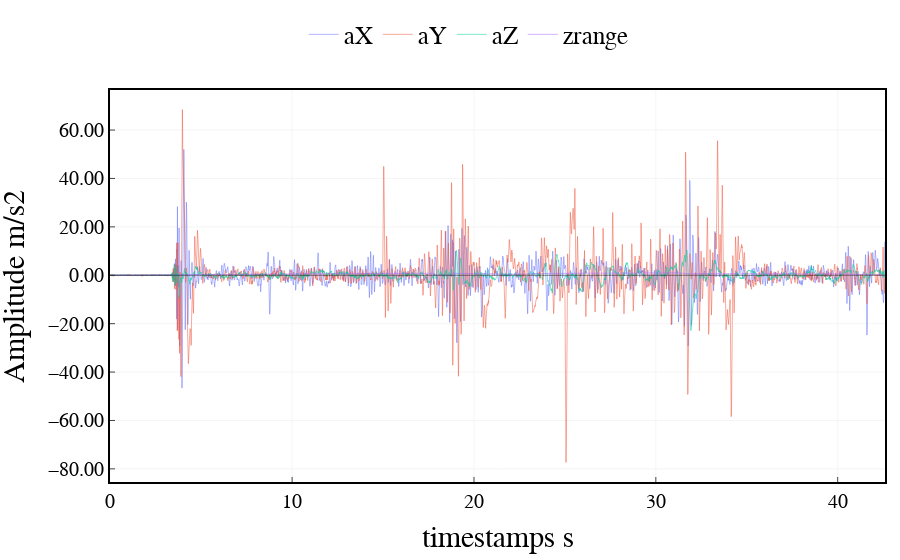

Write notebook code for a chart like this one.
### Code cell
import scipy.signal as signal_p

# Define filter parameters
fs = 100  # Sampling frequency
fc = 4  # Cutoff frequency
order = 6  # Filter order



# Create low-pass Butterworth filter
b, a = signal_p.butter(order, fc / (fs / 2), btype='low')

# Apply filter to signal data
signalf = signal_p.filtfilt(b, a, imu_data[:,:6], axis=0)
timestamp = imu_data[:,6]
fig = go.Figure()
fig.add_trace(go.Scatter(x=timestamp, y=imu_data[:,3],
                    mode='lines',
                    line=dict(width=0.5),
                    name='aX'))
fig.add_trace(go.Scatter(x=timestamp, y=imu_data[:,4],
                    mode='lines',
                    line=dict(width=0.5),
                    name='aY'))
fig.add_trace(go.Scatter(x=timestamp, y=imu_data[:,5],
                    mode='lines',
                    line=dict(width=0.5),
                    name='aZ'))

fig.add_trace(go.Scatter(x=timestamp, y=imu_data[:,7]/1000,
                    mode='lines',
                    line=dict(width=0.5),
                    name='zrange'))


# # Add a rectangle to the plot
# fig.add_shape(type='rect',
#               x0=0,
#               y0=-2,
#               x1=10,
#               y1=2,
#               line=dict(color='blue', width=0.5),
#             #   fillcolor='lightblue',
#               opacity=0.5)

fig.add_shape(type='line',
                x0=0,
                y0=0,
                x1=timestamp[-1].astype(float),
                y1=0,
                line=dict(color='black', width=0.5),
            #   fillcolor='lightblue',
                opacity=1)

    
    


fig.update_layout(xaxis_title='timestamps s',
                        yaxis_title='Amplitude m/s2',
                        font=dict(size=25, family='Arial', color='rgb(0, 0, 0)'),
                        margin={'l': 15, 'r': 15, 't': 15, 'b': 15},
                        # width=1000, height=400,
                        legend=dict(
                            yanchor="top",
                            y=1.2,
                            xanchor="left",
                            x = 0.25,
                            font=dict(
                                family='Arial',
                                size=25,
                                color='rgb(0, 0, 0)',
                            ),
                            orientation="h",
                            # bordercolor="Black",
                            # borderwidth=1
                        ),
                        plot_bgcolor='rgb(255,255,255)',
                        xaxis=dict(
                            showline=True,
                            linecolor='rgb(0, 0, 0)',
                            linewidth=2,
                            ticks='inside',
                            tickfont=dict(
                                family='Arial',
                                size=20,
                                color='rgb(0, 0, 0)',
                            ),
                            tick0 = 150,
                            dtick = 10,
                            gridcolor='rgb(245, 245, 245)',
                            mirror=True
                        ),
                        yaxis=dict(
                            # range = [0, 1],
                            showline=True,
                            linecolor='rgb(0, 0, 0)',
                            linewidth=2,
                            ticks='inside',
                            tickfont=dict(
                                family='Arial',
                                size=20,
                                color='rgb(0, 0, 0)',
                            ),
                            tickformat='.2f',   # y轴刻度分辨率
                            gridcolor='rgb(245, 245, 245)',
                            mirror=True
                        ),
        )

fig.show()

### Figure 1 — Plotly figure (JSON) as saved in the notebook; plotly's stock layout.template omitted (floating-point values rounded to 4 significant figures; data arrays with more than 128 entries replaced by an {"elided": "..."} marker saying what was removed)
{"data": [{"line": {"width": 0.5}, "mode": "lines", "name": "aX", "type": "scatter", "x": {"elided": "4261 float values"}, "y": {"elided": "4261 float values"}}, {"line": {"width": 0.5}, "mode": "lines", "name": "aY", "type": "scatter", "x": {"elided": "4261 float values"}, "y": {"elided": "4261 float values"}}, {"line": {"width": 0.5}, "mode": "lines", "name": "aZ", "type": "scatter", "x": {"elided": "4261 float values"}, "y": {"elided": "4261 float values"}}, {"line": {"width": 0.5}, "mode": "lines", "name": "zrange", "type": "scatter", "x": {"elided": "4261 float values"}, "y": {"elided": "4261 float values"}}], "layout": {"font": {"color": "rgb(0, 0, 0)", "family": "Arial", "size": 25}, "legend": {"font": {"color": "rgb(0, 0, 0)", "family": "Arial", "size": 25}, "orientation": "h", "x": 0.25, "xanchor": "left", "y": 1.2, "yanchor": "top"}, "margin": {"b": 15, "l": 15, "r": 15, "t": 15}, "plot_bgcolor": "rgb(255,255,255)", "shapes": [{"line": {"color": "black", "width": 0.5}, "opacity": 1, "type": "line", "x0": 0, "x1": 42.59, "y0": 0, "y1": 0}], "xaxis": {"dtick": 10, "gridcolor": "rgb(245, 245, 245)", "linecolor": "rgb(0, 0, 0)", "linewidth": 2, "mirror": true, "showline": true, "tick0": 150, "tickfont": {"color": "rgb(0, 0, 0)", "family": "Arial", "size": 20}, "ticks": "inside", "title": {"text": "timestamps s"}}, "yaxis": {"gridcolor": "rgb(245, 245, 245)", "linecolor": "rgb(0, 0, 0)", "linewidth": 2, "mirror": true, "showline": true, "tickfont": {"color": "rgb(0, 0, 0)", "family": "Arial", "size": 20}, "tickformat": ".2f", "ticks": "inside", "title": {"text": "Amplitude m/s2"}}}}
